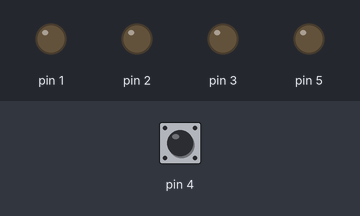
Recording of a sketch running on a simulated Arduino Uno, built with avr-gcc and run on an emulated ATmega328P. Shown: output pins drawn as LEDs (lit = HIGH). Dashed ring = blinking. The inputs (shaded band) are chosen by the test bench; at power-on: pin 4 LOW.

Above: at 1.2 s.
1.3 s: pin 4 pulsed HIGH 5 times (0.12 s each, 0.3 s apart)
At 1.57 s:
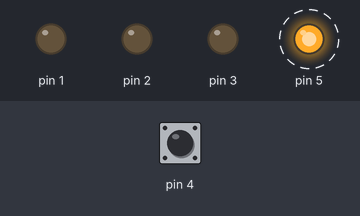
At 3.9 s:
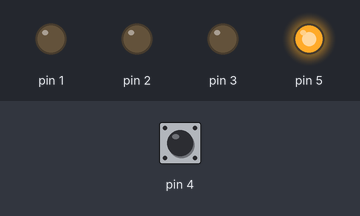
Timing chart, 0 to 5.4 s (numbered marks = the images above; inputs shaded):
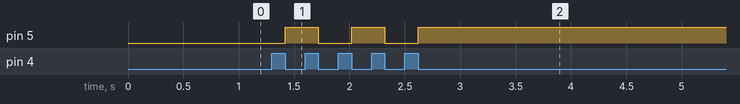

Measured:
- after the input at 1.3 s, pin 5: alternates HIGH for 0.30 s and LOW for 0.30 s, 5 changes in all, then stays HIGH, starting after 0.12 s

The sketch:

onpushbutton.ino
```cpp
int i=0,a,j,k,b;
void setup()
{
  pinMode(4,INPUT);
  pinMode(5,OUTPUT);
  pinMode(3,OUTPUT);
  pinMode(2,OUTPUT);
  pinMode(1,OUTPUT);

}

void loop()
{
  a=digitalRead(4);
  if(a==1)
  {
    i++;
    while(digitalRead(4)==1)
    {

    }
  }
  if(i==1)
  {
    digitalWrite(5,HIGH);
  }
  else
  {
    digitalWrite(5,LOW);
    i=0;
  }
  if(j==2)
  {
    digitalWrite(3,HIGH);
  }
  else
  {
    digitalWrite(3,LOW);
    j=0;
  }
  if(k==3)
  {
    digitalWrite(2,HIGH);
  }
  else
  {
    digitalWrite(2,LOW);
    k=0;
  }
  if(b==4)
  {
    digitalWrite(1,HIGH);
  }
  else
  {
    digitalWrite(1,LOW);
    b=0;
  }
}
```
